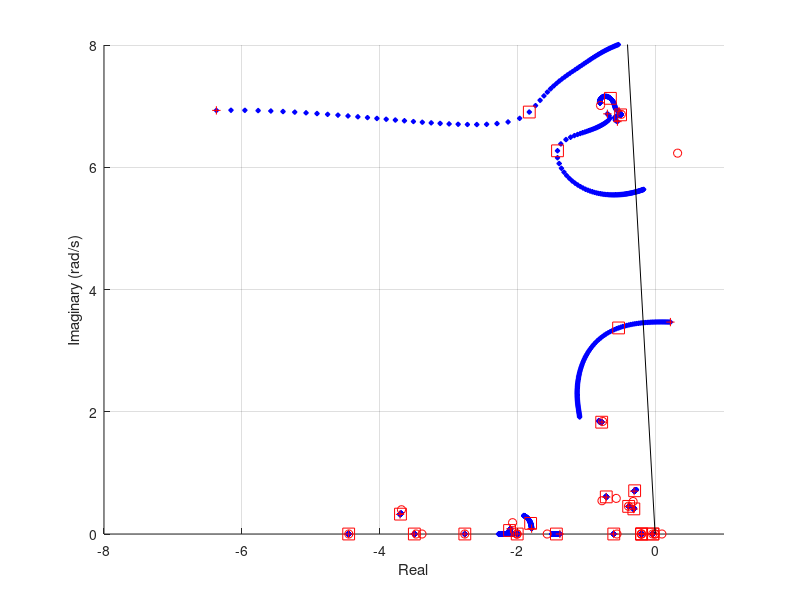

This figure's MATLAB source: (Note: this script raises an error after producing the figure.)
%% fig 10.50

clear all; close all; clc;
load('d2aphvdcss.mat');
load('dcpf1cont2.mat');

fig50_name = './dat/ch10_fig50.dat';

fig50 = figure;
ax501 = subplot(1,1,1,'parent',fig50);
hold(ax501,'on');
grid(ax501,'on');

sys_dcr = ss(a_mat,b_dcr(:,1),c_ang(3,:)-c_ang(9,:),d_angdcr(3,:)-d_angdcr(9,:));
rate = (2*pi*60)*tf([1 0],(2*pi*60)*[0.01 1]);
sys_wo = tf([0.1,0],[0.1,1]);
s_crmp = ss(s_crmp.a,s_crmp.b,s_crmp.c,s_crmp.d);

sys_dcr_rc = -1*sys_dcr*rate*sys_wo*s_crmp;

K = [0:0.1:10,1e6];
eig_track = zeros(size(sys_dcr_rc.a,1),length(K));
for ii = 1:length(K)
    eig_track(:,ii) = ...
            eig(sys_dcr_rc.a + K(ii)*sys_dcr_rc.b*sys_dcr_rc.c);
    if ii < length(K)
        plot(ax501,real(eig_track(:,ii)),imag(eig_track(:,ii)),...
             'bd','markerFaceColor','b','markerSize',3.5);
    end
end

for ii = 1:size(eig_track,2)
    if (ii == length(K))
        plot(ax501,real(eig_track(:,ii)),imag(eig_track(:,ii)),...
             'ro');
    elseif (ii == 31)
        plot(ax501,real(eig_track(:,ii)),imag(eig_track(:,ii)),...
             'rs','markerSize',8.5);
    end
end

plot(ax501,real(eig_track(:,1)),imag(eig_track(:,1)),'r+','lineWidth',0.75);
plot(ax501,[-5,0],[5*tan(acos(0.05)),0],'k-');

axis(ax501,[-8,1,0,8]);
xlabel(ax501,'Real');
ylabel(ax501,'Imaginary (rad/s)');

rl_vec = reshape(eig_track,[1,numel(eig_track)]);

H50 = {'k','re','im'};
M50 = [1:length(rl_vec); real(rl_vec); imag(rl_vec)];

fid50 = fopen(fig50_name,'w');
fprintf(fid50,'%s,%s,%s\n',H50{:});  % must match number of columns
fprintf(fid50,'%6e,%6e,%6e\n',M50);  % must match number of columns
fclose(fid50);

% eof
